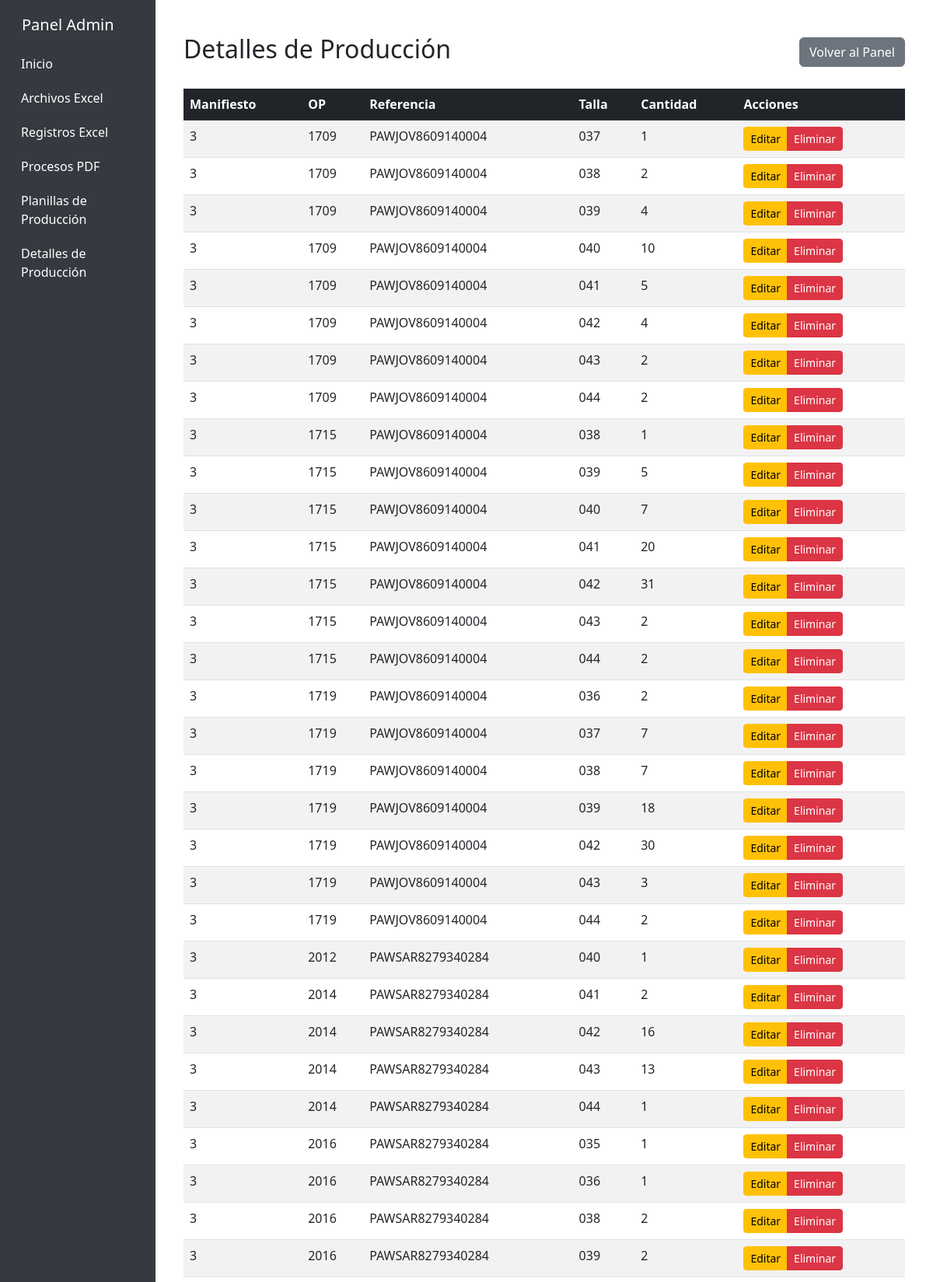
Screenshot of /secretadmin/details/ (upper part) with the database file from the repository.
### production_sheets/models.py (models this page shows, shortened)
class ProductionDetail(models.Model):
    production_sheet = models.ForeignKey(ProductionSheet, on_delete=models.CASCADE)
    op = models.CharField(max_length=100)
    ref = models.CharField(max_length=100)
    size = models.CharField(max_length=3)
    quantity = models.IntegerField(default=0)
    class Meta:
        unique_together = ['production_sheet', 'op', 'ref', 'size']

class ProductionSheet(models.Model):
    ORIGIN_CHOICES = [
        ('BANDA_1_2', 'Banda 1 y 2'),
        ('BANDA_4', 'Banda 4'),
    ]
    excel_file = models.FileField(
        upload_to='production_sheets/',
        validators=[FileExtensionValidator(allowed_extensions=['xlsx'])]
    )
    origin = models.CharField(max_length=10, choices=ORIGIN_CHOICES)
    manifest_number = models.CharField(max_length=100)
    packing_date = models.DateField()
    upload_date = models.DateTimeField(auto_now_add=True)
    processed = models.BooleanField(default=False)
    class Meta:
        constraints = []

### backend/admin_views.py (the view)
# urls.py: path('details/', admin_views.ProductionDetailListView.as_view(), name='production_detail_list'),
class ProductionDetailListView(AdminViewMixin, ListView):
    model = ProductionDetail
    template_name = 'admin/production_detail_list.html'
    context_object_name = 'details'
    ordering = ['-production_sheet__upload_date', 'op', 'ref', 'size']
    paginate_by = 100
    def get_queryset(self):
        return super().get_queryset().select_related('production_sheet')

### backend/admin_views.py (called while the page is built)
    def test_func(self):
        return True

### backend/templates/admin/production_detail_list.html (shortened to what this page needs)
{% extends 'admin/base.html' %}
{% load static %}
{% block content %}
<div class="container mt-4">
    <div class="d-flex justify-content-between align-items-center mb-4">
        <h2>Detalles de Producción</h2>
        <a href="{% url 'custom_admin:home' %}" class="btn btn-secondary">
             Volver al Panel
        </a>
    </div>
    <div class="table-responsive">
        <table class="table table-striped table-hover">
            <thead class="table-dark">
                <tr>
                    <th>Manifiesto</th>
                    <th>OP</th>
                    <th>Referencia</th>
                    <th>Talla</th>
                    <th>Cantidad</th>
                    <th>Acciones</th>
                </tr>
            </thead>
            <tbody>
                {% for detail in details %}
                <tr>
                    <td>{{ detail.production_sheet.manifest_number }}</td>
                    <td>{{ detail.op }}</td>
                    <td>{{ detail.ref }}</td>
                    <td>{{ detail.size }}</td>
                    <td>{{ detail.quantity }}</td>
                    <td>
                        <div class="btn-group" role="group">
                            <a href="{% url 'custom_admin:production_detail_edit' pk=detail.pk %}" class="btn btn-warning btn-sm">
                                 Editar
                            </a>
                            <a href="{% url 'custom_admin:production_detail_delete' pk=detail.pk %}" class="btn btn-danger btn-sm">
                                 Eliminar
                            </a>
                        </div>
                    </td>
                </tr>
                {% empty %}
                <tr>
                    <td colspan="6" class="text-center">No hay detalles de producción</td>
                </tr>
                {% endfor %}
            </tbody>
        </table>
    </div>
</div>
{% endblock %}

### rows the page displays
ProductionDetail: production_sheet.manifest_number "3", op "1709", ref "PAWJOV8609140004", size "037", quantity "1"
ProductionDetail: production_sheet.manifest_number "3", op "1709", ref "PAWJOV8609140004", size "038", quantity "2"
ProductionDetail: production_sheet.manifest_number "3", op "1709", ref "PAWJOV8609140004", size "039", quantity "4"
ProductionDetail: production_sheet.manifest_number "3", op "1709", ref "PAWJOV8609140004", size "040", quantity "10"
ProductionDetail: production_sheet.manifest_number "3", op "1709", ref "PAWJOV8609140004", size "041", quantity "5"
ProductionDetail: production_sheet.manifest_number "3", op "1709", ref "PAWJOV8609140004", size "042", quantity "4"
ProductionDetail: production_sheet.manifest_number "3", op "1709", ref "PAWJOV8609140004", size "043", quantity "2"
ProductionDetail: production_sheet.manifest_number "3", op "1709", ref "PAWJOV8609140004", size "044", quantity "2"
ProductionDetail: production_sheet.manifest_number "3", op "1715", ref "PAWJOV8609140004", size "038", quantity "1"
ProductionDetail: production_sheet.manifest_number "3", op "1715", ref "PAWJOV8609140004", size "039", quantity "5"
ProductionDetail: production_sheet.manifest_number "3", op "1715", ref "PAWJOV8609140004", size "040", quantity "7"
ProductionDetail: production_sheet.manifest_number "3", op "1715", ref "PAWJOV8609140004", size "041", quantity "20"
ProductionDetail: production_sheet.manifest_number "3", op "1715", ref "PAWJOV8609140004", size "042", quantity "31"
ProductionDetail: production_sheet.manifest_number "3", op "1715", ref "PAWJOV8609140004", size "043", quantity "2"
ProductionDetail: production_sheet.manifest_number "3", op "1715", ref "PAWJOV8609140004", size "044", quantity "2"
ProductionDetail: production_sheet.manifest_number "3", op "1719", ref "PAWJOV8609140004", size "036", quantity "2"
ProductionDetail: production_sheet.manifest_number "3", op "1719", ref "PAWJOV8609140004", size "037", quantity "7"
ProductionDetail: production_sheet.manifest_number "3", op "1719", ref "PAWJOV8609140004", size "038", quantity "7"
ProductionDetail: production_sheet.manifest_number "3", op "1719", ref "PAWJOV8609140004", size "039", quantity "18"
ProductionDetail: production_sheet.manifest_number "3", op "1719", ref "PAWJOV8609140004", size "042", quantity "30"
ProductionDetail: production_sheet.manifest_number "3", op "1719", ref "PAWJOV8609140004", size "043", quantity "3"
ProductionDetail: production_sheet.manifest_number "3", op "1719", ref "PAWJOV8609140004", size "044", quantity "2"
ProductionDetail: production_sheet.manifest_number "3", op "2012", ref "PAWSAR8279340284", size "040", quantity "1"
ProductionDetail: production_sheet.manifest_number "3", op "2014", ref "PAWSAR8279340284", size "041", quantity "2"
ProductionDetail: production_sheet.manifest_number "3", op "2014", ref "PAWSAR8279340284", size "042", quantity "16"
ProductionDetail: production_sheet.manifest_number "3", op "2014", ref "PAWSAR8279340284", size "043", quantity "13"
ProductionDetail: production_sheet.manifest_number "3", op "2014", ref "PAWSAR8279340284", size "044", quantity "1"
ProductionDetail: production_sheet.manifest_number "3", op "2016", ref "PAWSAR8279340284", size "035", quantity "1"
ProductionDetail: production_sheet.manifest_number "3", op "2016", ref "PAWSAR8279340284", size "036", quantity "1"
ProductionDetail: production_sheet.manifest_number "3", op "2016", ref "PAWSAR8279340284", size "038", quantity "2"
ProductionDetail: production_sheet.manifest_number "3", op "2016", ref "PAWSAR8279340284", size "039", quantity "2"
